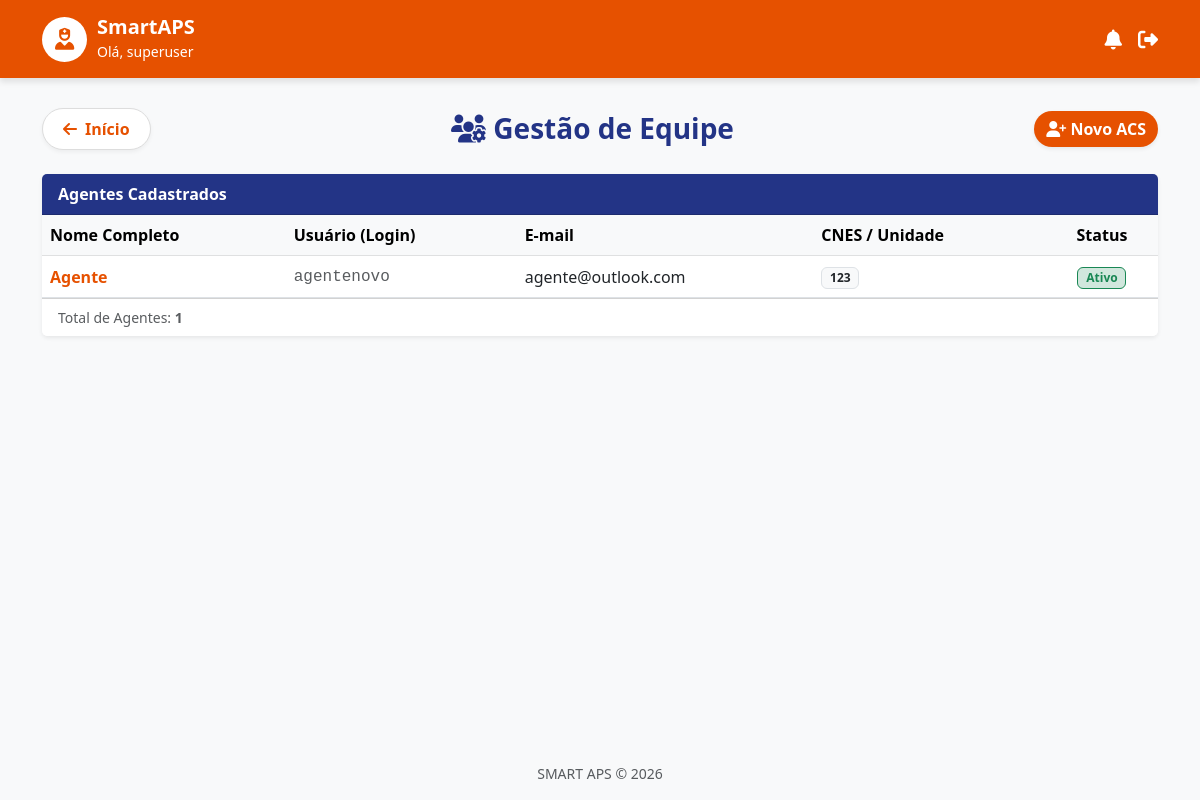
/gestao/equipe/ (signed in), run on the app's committed database.
### core/models.py (models this page shows)
class UsuarioACS(AbstractUser):
    cnes_unidade = models.CharField("CNES da Unidade", max_length=20, blank=True)
    class Meta:
        verbose_name = "Agente Comunitário de Saúde"
        verbose_name_plural = "Agentes Comunitários de Saúde"

### core/views.py (the view)
# urls.py: path('gestao/equipe/', views.lista_usuarios, name='lista_usuarios'), # NOVA ROTA
@never_cache
@user_passes_test(is_admin)
def lista_usuarios(request):
    usuarios = UsuarioACS.objects.filter(is_superuser=False).order_by('first_name')
    return render(request, 'lista_usuarios.html', {'usuarios': usuarios})

### core/views.py (called while the page is built)
def is_admin(user):
    return user.is_superuser

### core/templates/lista_usuarios.html (shortened to what this page needs)
{% extends 'base.html' %}
{% block content %}
<div class="d-flex justify-content-between align-items-center mb-4">
    <a href="{% url 'index' %}" class="btn-voltar-destaque">
        <i class="fa-solid fa-arrow-left"></i> Início
    </a>
    <h3 class="fw-bold m-0" style="color: var(--secondary-blue);">
        <i class="fa-solid fa-users-gear"></i> Gestão de Equipe
    </h3>
    <a href="{% url 'cadastrar_acs' %}" class="btn btn-laranja shadow-sm rounded-pill">
        <i class="fa-solid fa-user-plus"></i> Novo ACS
    </a>
</div>
<div class="card shadow-sm border-0">
    <div class="card-header text-white fw-bold" style="background-color: var(--secondary-blue);">
        Agentes Cadastrados
    </div>
    <div class="table-responsive">
        <table class="table table-hover align-middle mb-0">
            <thead class="table-light">
                <tr>
                    <th>Nome Completo</th>
                    <th>Usuário (Login)</th>
                    <th>E-mail</th>
                    <th>CNES / Unidade</th>
                    <th class="text-center">Status</th>
                </tr>
            </thead>
            <tbody>
                {% for usuario in usuarios %}
                <tr>
                    <td class="fw-bold" style="color: var(--primary-color);">
                        {{ usuario.first_name }} {{ usuario.last_name }}
                    </td>
                    <td class="font-monospace text-muted">{{ usuario.username }}</td>
                    <td>{{ usuario.email|default:"-" }}</td>
                    <td><span class="badge bg-light text-dark border">{{ usuario.cnes_unidade|default:"N/A" }}</span></td>
                    <td class="text-center">
                        {% if usuario.is_active %}
                            <span class="badge bg-success-subtle text-success border border-success">Ativo</span>
                        {% else %}
                            <span class="badge bg-danger-subtle text-danger border border-danger">Inativo</span>
                        {% endif %}
                    </td>
                </tr>
                {% endfor %}
            </tbody>
        </table>
    </div>
    <div class="card-footer bg-white text-muted small">
        Total de Agentes: <strong>{{ usuarios.count }}</strong>
    </div>
</div>
{% endblock %}

### core/templates/base.html (shortened to what this page needs)
<!DOCTYPE html>
<html lang="pt-br">
<head>
    <link href="https://cdn.jsdelivr.net/npm/bootstrap@5.3.0/dist/css/bootstrap.min.css" rel="stylesheet">
    <link href="https://cdnjs.cloudflare.com/ajax/libs/font-awesome/6.4.0/css/all.min.css" rel="stylesheet">
</head>
<body>
    <div class="header-custom">
        <div class="container d-flex justify-content-between align-items-center">
            <div class="d-flex align-items-center">
                <div class="user-avatar">
                    <i class="fa-solid fa-user-nurse"></i>
                </div>
                <div>
                    <h5 class="m-0 fw-bold text-white" style="color: white !important;">SmartAPS</h5>
                    <small>Olá, {{ user.username|default:"ACS" }}</small>
                </div>
            </div>
            <div class="d-flex gap-3 align-items-center">
                <i class="fa-solid fa-bell fa-lg" style="cursor: pointer;"></i>
                {% if user.is_authenticated %}
                <form method="post" action="{% url 'logout' %}" class="d-inline m-0 p-0">
                    <button type="submit" class="btn p-0 border-0 bg-transparent text-white" title="Sair">
                        <i class="fa-solid fa-right-from-bracket fa-lg"></i>
                    </button>
                </form>
                {% endif %}
            </div>
        </div>
    </div>
    <div class="container flex-grow-1 mb-5">
        {% block content %}{% endblock %}
    </div>
    <footer class="text-center py-3 text-muted small mt-auto">
        SMART APS &copy; {% now "Y" %}
    </footer>
</body>
</html>

### core/templates/base.html (style rules this page uses)
:root { --primary-color: #E65100; --primary-hover: #BF360C; --secondary-blue: #233486; --bg-color: #F8F9FA; --status-atrasada-bg: #FFEBEE; --status-atrasada-text: #D32F2F; --status-atrasada-border: #EF5350; --status-aplicada-bg: #E8F5E9; --status-aplicada-text: #2E7D32; --status-aplicada-border: #66BB6A; --status-pendente-bg: #F5F5F5; --status-pendente-text: #616161; --status-pendente-border: #BDBDBD; }
body { background-color: var(--bg-color); font-family: 'Segoe UI', Tahoma, Geneva, Verdana, sans-serif; min-height: 100vh; display: flex; flex-direction: column; }
.header-custom { background-color: var(--primary-color); color: white; padding: 15px 0; box-shadow: 0 4px 6px rgba(0,0,0,0.1); margin-bottom: 30px; }
.user-avatar { background-color: white; color: var(--primary-color); border: 2px solid rgba(255,255,255,0.8); width: 45px; height: 45px; border-radius: 50%; display: inline-flex; align-items: center; justify-content: center; font-size: 22px; margin-right: 10px; }
h1, h2, h3, h4, h5, .text-primary { color: var(--secondary-blue) !important; }
.btn-voltar-destaque { background-color: white; color: var(--primary-color); border: 1px solid #ddd; font-weight: 600; border-radius: 50px; padding: 8px 20px; text-decoration: none; display: inline-flex; align-items: center; gap: 8px; transition: all 0.2s; box-shadow: 0 2px 4px rgba(0,0,0,0.05); }
.btn-laranja { background-color: var(--primary-color) !important; color: white !important; border: none; font-weight: bold; }

### data on the page
UsuarioACS: username "superuser"
UsuarioACS: first_name "Agente", username "agentenovo", email "agente@outlook.com", cnes_unidade "123", is_active "Ativo"

### other printed values
{{ usuarios.count }} "1"
